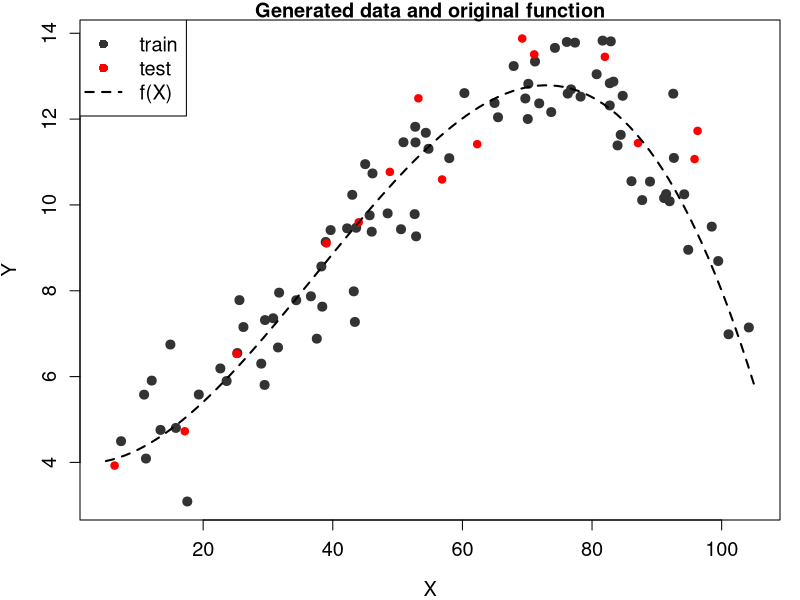
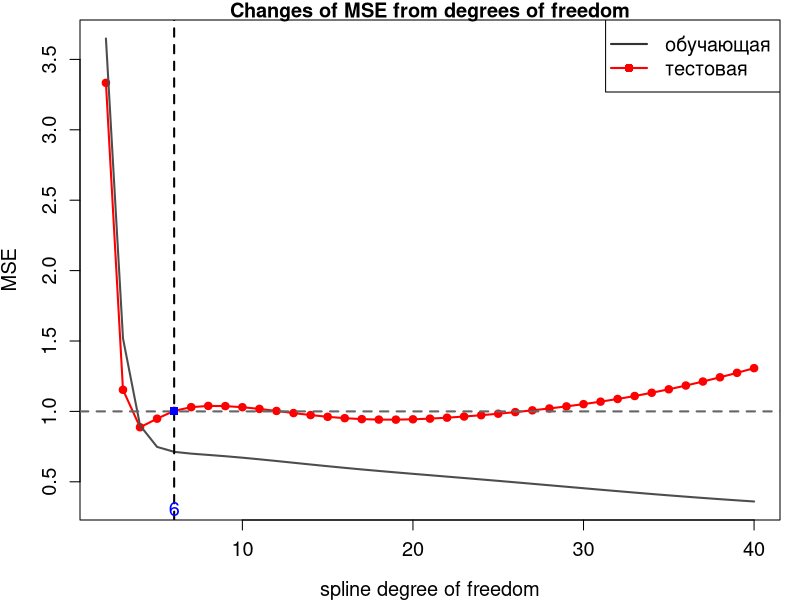
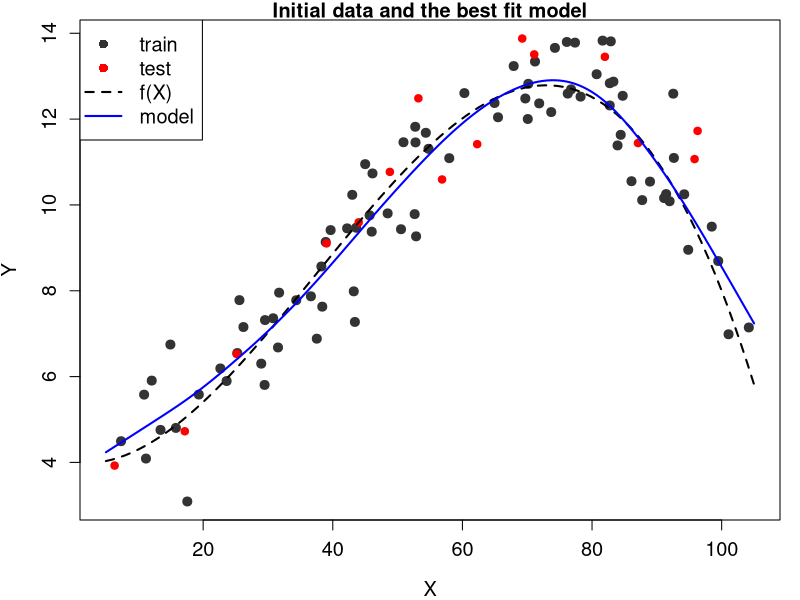

Reproduce these figures in R, in order.
## ---- chunk 1
# parameters to generate a dataset
n.all <- 100             # number of observations
train.percent <- 0.85    # portion of the data for training
res.sd <- 1              # standard deviation of noise
x.min <- 5               # min limit of the data
x.max <- 105             # max limit of the data

# generate x
set.seed(1)       # to get reproducible results by randomizer
x <- runif(x.min, x.max, n = n.all)

# noise from normal destibution
set.seed(1)
res <- rnorm(mean = 0, sd = res.sd, n = n.all)

# generate y using a given function
y.func <- function(x) {4 - 2e-02*x + 5.5e-03*x^2 - 4.9e-05*x^3}

# add noise
y <- y.func(x) + res
## ---- chunk 2
# split dataset for training and test
set.seed(1)
# generate vector of chosen x for train data
inTrain <- sample(seq_along(x), size = train.percent*n.all)

# train data set
x.train <- x[inTrain]
y.train <- y[inTrain]

# test data set
x.test <- x[-inTrain]
y.test <- y[-inTrain]
## ---- chunk 3
# lines of generated data for plot
x.line <- seq(x.min, x.max, length = n.all)
y.line <- y.func(x.line)

# PLOT
# generate plot by train data
par(mar = c(4, 4, 1, 1)) # reduce margins (optional)
plot(x.train, y.train,
     main = 'Generated data and original function',
     col = grey(0.2), bg = grey(0.2), pch = 21,
     xlab = 'X', ylab = 'Y', 
     xlim = c(x.min, x.max),
     ylim = c(min(y), max(y)), 
     cex = 1.2, cex.lab = 1.2, cex.axis = 1.2)

# add points of test data
points(x.test, y.test, col = 'red', bg = 'red', pch = 21)

# add the given function
lines(x.line, y.line, lwd = 2, lty = 2)

# add legend
legend('topleft', legend = c('train', 'test', 'f(X)'),
       pch = c(16, 16, NA), 
       col = c(grey(0.2), 'red', 'black'),  
       lty = c(0, 0, 2), lwd = c(1, 1, 2), cex = 1.2)
## ---- chunk 4
max.df <- 40                       # max degree of freedom (df)
# 
tbl <- data.frame(df = 2:max.df)   # data frame for writing errors
tbl$MSE.train <- 0                 # column 1: errors of train data
tbl$MSE.test <- 0                  # сcolumn 2: errors of test data

# generate models using for cycle
for (i in 2:max.df) {
    mod <- smooth.spline(x = x.train, y = y.train, df = i)
    
    # predicted values for train and test data using built model
    y.model.train <- predict(mod, data.frame(x = x.train))$y[, 1]
    y.model.test <- predict(mod, data.frame(x = x.test))$y[, 1]
    
    # MSE errors for train and test data
    MSE <- c(sum((y.train - y.model.train)^2) / length(x.train),
             sum((y.test - y.model.test)^2) / length(x.test))
    
    # write errors to the previously created data frame
    tbl[tbl$df == i, c('MSE.train', 'MSE.test')] <- MSE
}

# view first rows of the table
head(tbl, 4)
## ---- chunk 5
# plot MSE from our table
plot(x = tbl$df, y = tbl$MSE.test,
     main = "Changes of MSE from degrees of freedom",
     type = 'l', col = 'red', lwd = 2,
     xlab = 'spline degree of freedom', ylab = 'MSE',
     ylim = c(min(tbl$MSE.train, tbl$MSE.test), 
              max(tbl$MSE.train, tbl$MSE.test)),
     cex = 1.2, cex.lab = 1.2, cex.axis = 1.2)

# add 
points(x = tbl$df, y = tbl$MSE.test,
       pch = 21, col = 'red', bg = 'red')
lines(x = tbl$df, y = tbl$MSE.train, col = grey(0.3), lwd = 2)
# minimal MSE
abline(h = res.sd, lty = 2, col = grey(0.4), lwd = 2)

# add legend
legend('topright', legend = c('обучающая', 'тестовая'),
       pch = c(NA, 16), 
       col = c(grey(0.2), 'red'),  
       lty = c(1, 1), lwd = c(2, 2), cex = 1.2)

# df of minimal MSE for test data
min.MSE.test <- min(tbl$MSE.test)
df.min.MSE.test <- tbl[tbl$MSE.test == min.MSE.test, 'df']

# optimal df for precise model and maximal simplicity
df.my.MSE.test <- 6
my.MSE.test <- tbl[tbl$df == df.my.MSE.test, 'MSE.test']

# show the optimal solution
abline(v = df.my.MSE.test, 
       lty = 2, lwd = 2)
points(x = df.my.MSE.test, y = my.MSE.test, 
       pch = 15, col = 'blue')
mtext(df.my.MSE.test, 
      side = 1, line = -1, at = df.my.MSE.test, col = 'blue', cex = 1.2)
## ---- chunk 6
mod.MSE.test <- smooth.spline(x = x.train, y = y.train, df = df.my.MSE.test)

# predict data for 250 x's to get smoothed curve
x.model.plot <- seq(x.min, x.max, length = 250)
y.model.plot <- predict(mod.MSE.test, data.frame(x = x.model.plot))$y[, 1]

# plot train data
par(mar = c(4, 4, 1, 1))
plot(x.train, y.train,
     main = "Initial data and the best fit model",
     col = grey(0.2), bg = grey(0.2), pch = 21,
     xlab = 'X', ylab = 'Y', 
     xlim = c(x.min, x.max),
     ylim = c(min(y), max(y)), 
     cex = 1.2, cex.lab = 1.2, cex.axis = 1.2)

# add test data
points(x.test, y.test, col = 'red', bg = 'red', pch = 21)

# function
lines(x.line, y.line,lwd = 2, lty = 2)

# add model
lines(x.model.plot, y.model.plot, lwd = 2, col = 'blue')

# legend
legend('topleft', legend = c('train', 'test', 'f(X)', 'model'),
       pch = c(16, 16, NA, NA), 
       col = c(grey(0.2), 'red', 'black', 'blue'),  
       lty = c(0, 0, 2, 1), lwd = c(1, 1, 2, 2), cex = 1.2)
